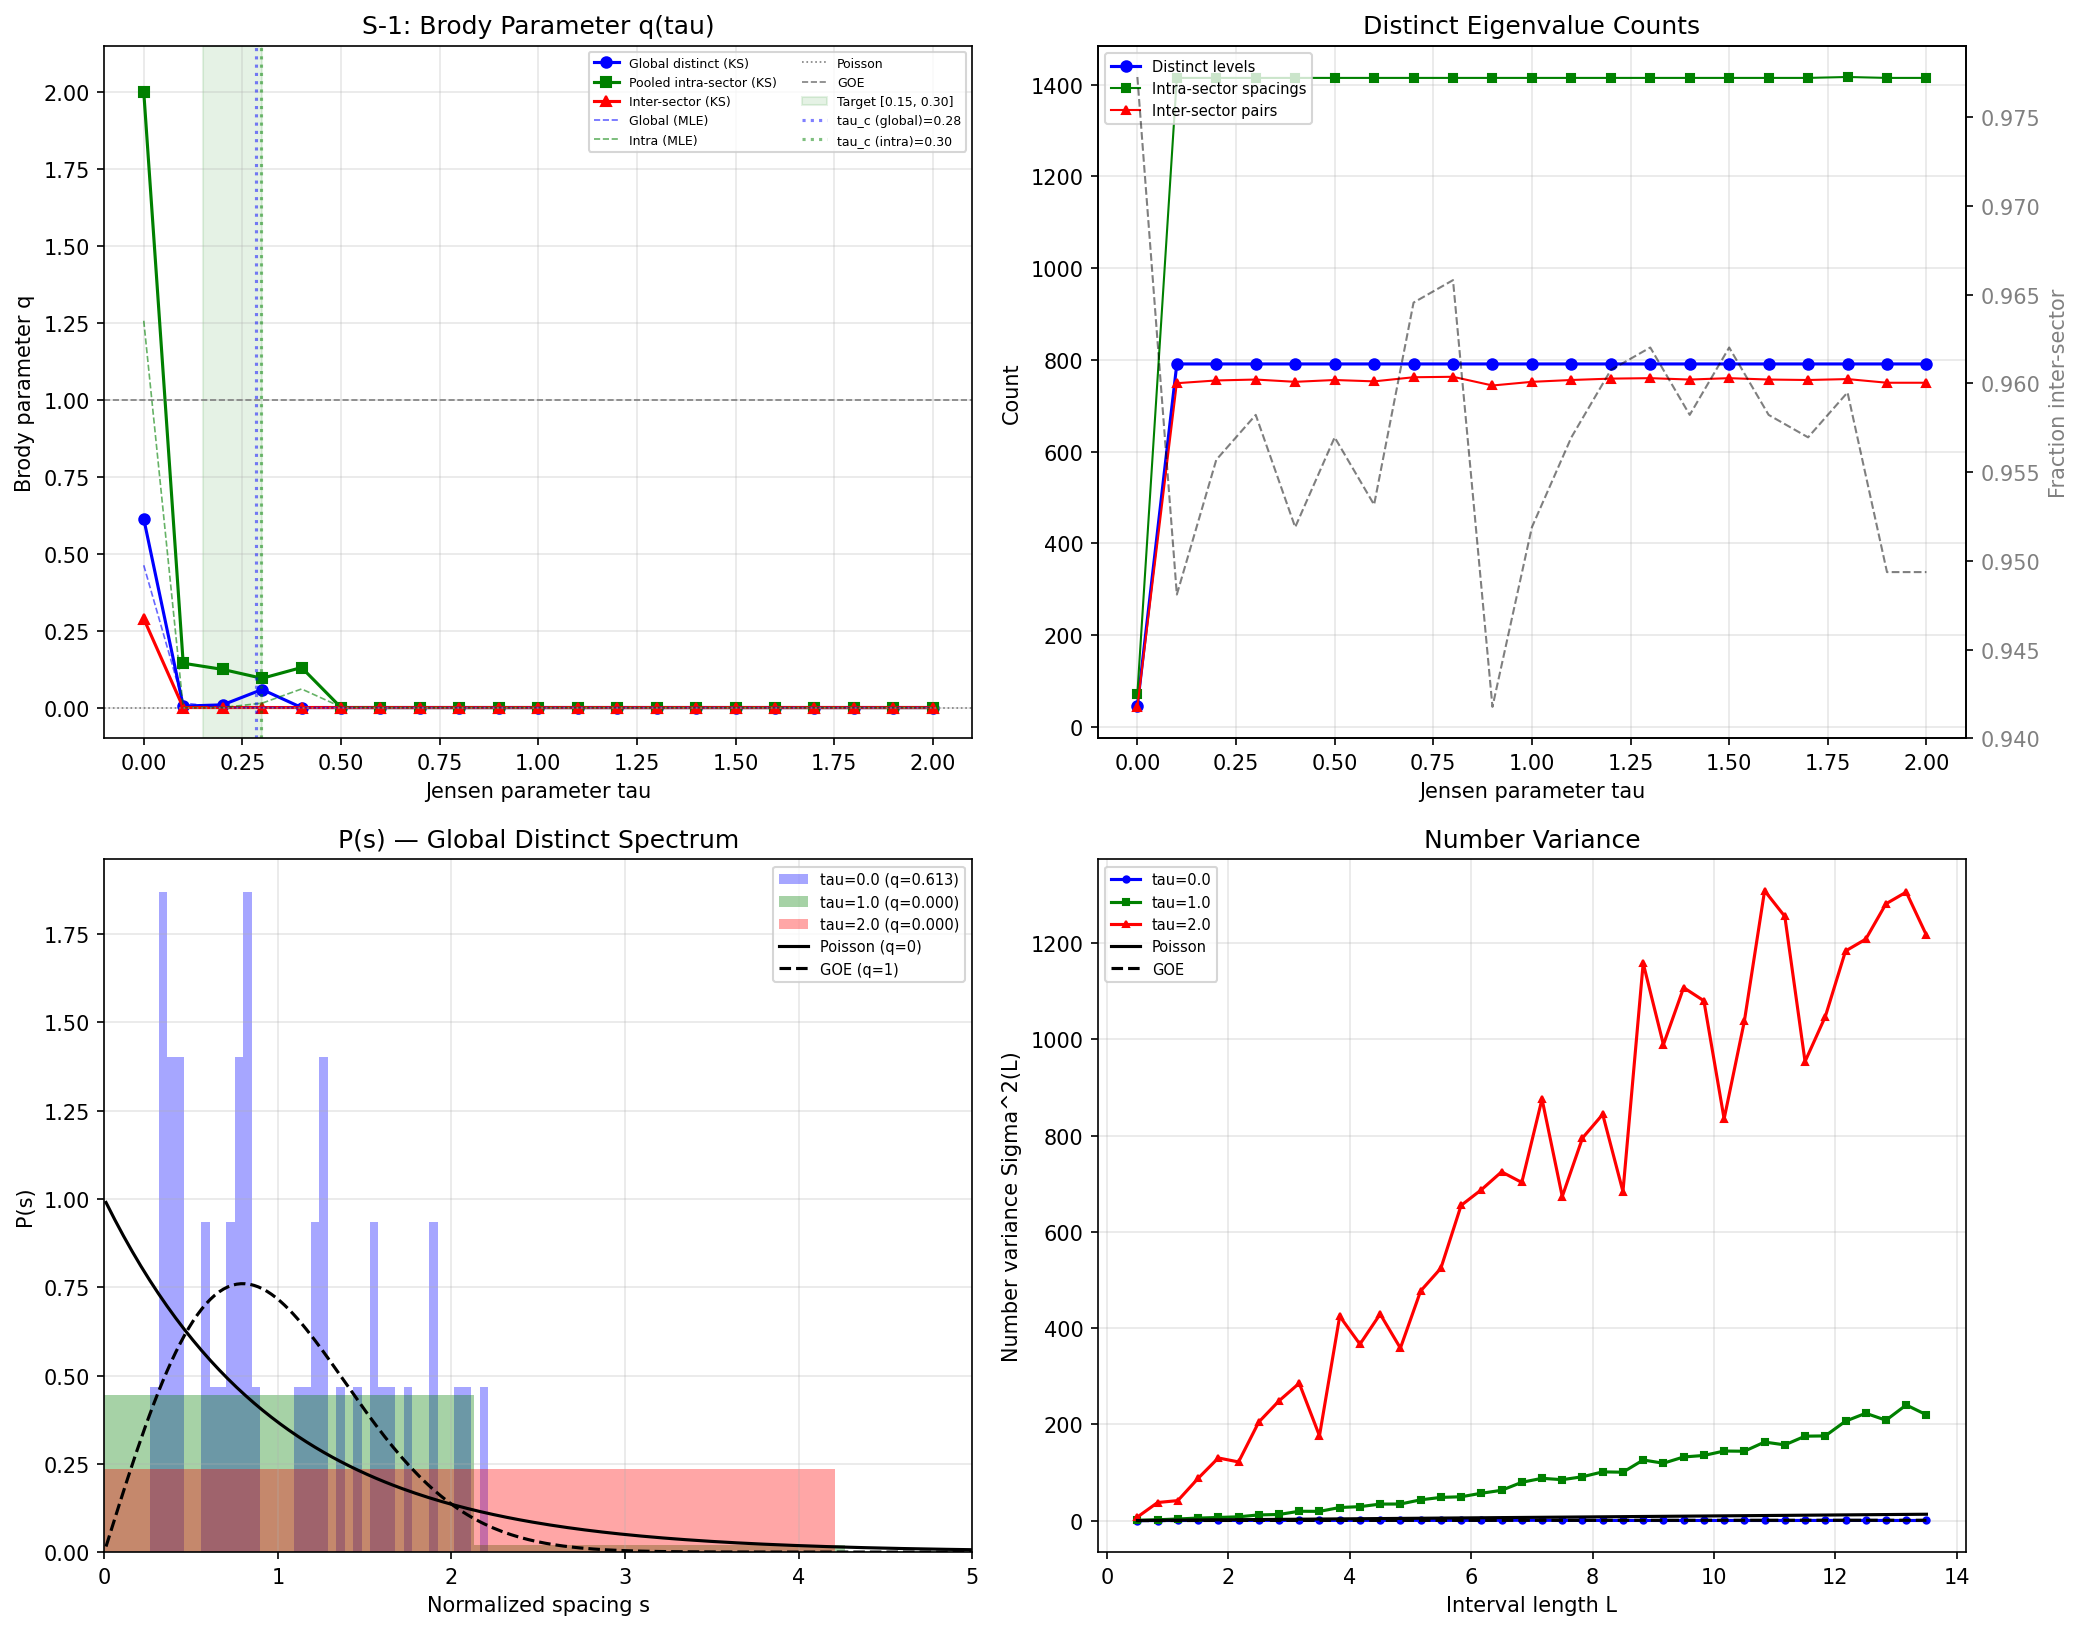

Write Python code to recreate this figure.
"""
Session 19a — S-1: Level Statistics q(tau)
==========================================

THE single most decisive computation of Session 19.

Computes the Brody parameter q(tau) that interpolates between:
  - q=0: Poisson statistics (integrable, uncoupled sectors)
  - q=1: GOE statistics (chaotic, fully coupled sectors)

CRITICAL IMPLEMENTATION NOTE:
  The Dirac operator D_K(tau) is block-diagonal in the Peter-Weyl basis at EVERY
  tau (not just tau=0). Each (p,q) sector gives dim(p,q)*16 eigenvalues, but most
  are degenerate (spinor structure). The raw 11,424 eigenvalues contain only ~45
  distinct levels at tau=0 and ~1445 per-sector-distinct levels at tau>0.

  Level statistics must be computed on DISTINCT eigenvalue levels, not raw data.
  We analyze:
    (A) Global distinct: all unique eigenvalues across all sectors, sorted
    (B) Per-sector distinct: unique eigenvalues within each sector
    (C) Pooled intra-sector: spacings from all sectors pooled together
    (D) Inter-sector: consecutive distinct eigenvalues from different sectors

  The physically meaningful test is (A+D): does the GLOBAL DISTINCT spectrum
  transition from Poisson to GOE as tau increases? If sectors remain uncoupled
  (block-diagonal), the superposition of independent spectra gives Poisson.
  If inter-sector coupling breaks block-diagonality, GOE emerges.

Constraint Condition: q(tau) ~ 0 for all tau => spectral complexity CLOSED.
Confirm condition: q(tau) rises with inflection at tau_c in [0.15, 0.30].

Environment: Venv Python (numpy + scipy + matplotlib).

Author: phonon-exflation-sim agent (Session 19a)
Date: 2026-02-15
"""

import sys
import os
import numpy as np
from scipy.optimize import minimize_scalar
from scipy.special import gamma as gamma_fn

SCRIPT_DIR = os.path.dirname(os.path.abspath(__file__))
sys.path.insert(0, SCRIPT_DIR)

from s19a_sweep_data import load_sweep_data


# =============================================================================
# EIGENVALUE DEDUPLICATION
# =============================================================================

def extract_distinct_levels(eigenvalues, sector_p, sector_q, tol=1e-8):
    """
    Extract distinct eigenvalue levels from the raw spectrum.

    Within each (p,q) sector, many eigenvalues are degenerate due to spinor
    structure. We deduplicate within each sector (tolerance-based rounding),
    then merge across sectors.

    Returns:
        global_distinct: sorted array of globally distinct |lambda| values
        sector_distinct: dict mapping (p,q) -> sorted array of distinct |lambda|
        global_labels: array of (p,q) labels for each global_distinct entry
                       (sector of origin; for shared eigenvalues, takes first sector)
    """
    sectors = {}
    for e, p, q in zip(eigenvalues, sector_p, sector_q):
        key = (int(p), int(q))
        if key not in sectors:
            sectors[key] = []
        sectors[key].append(float(e))

    sector_distinct = {}
    for key in sorted(sectors.keys()):
        vals = np.array(sectors[key])
        # Round to tolerance and take unique
        rounded = np.round(vals / tol) * tol
        unique_vals = np.unique(rounded)
        sector_distinct[key] = unique_vals

    # Global merge: collect all per-sector distinct values with labels
    all_vals = []
    all_labels = []
    for key in sorted(sector_distinct.keys()):
        for v in sector_distinct[key]:
            all_vals.append(v)
            all_labels.append(key)

    all_vals = np.array(all_vals)
    sort_idx = np.argsort(all_vals)
    all_vals_sorted = all_vals[sort_idx]
    all_labels_sorted = [all_labels[i] for i in sort_idx]

    # Global dedup (eigenvalues shared across sectors)
    global_distinct = []
    global_labels = []
    prev = -np.inf
    for v, lab in zip(all_vals_sorted, all_labels_sorted):
        if v - prev > tol:
            global_distinct.append(v)
            global_labels.append(lab)
            prev = v

    return (np.array(global_distinct),
            sector_distinct,
            global_labels)


# =============================================================================
# SPECTRAL UNFOLDING
# =============================================================================

def unfold_spectrum(eigenvalues, poly_degree=6):
    """
    Unfold a sorted eigenvalue spectrum to normalize mean spacing to 1.

    Uses Chebyshev polynomial fit to the cumulative eigenvalue count N(lambda).
    The unfolded eigenvalues are x_n = N_smooth(lambda_n).

    Args:
        eigenvalues: sorted 1D array of distinct eigenvalues
        poly_degree: degree of polynomial for smoothing

    Returns:
        unfolded: array of unfolded eigenvalues (mean spacing ~ 1)
    """
    n = len(eigenvalues)
    if n < 10:
        return np.arange(n, dtype=np.float64)

    cumulative = np.arange(1, n + 1, dtype=np.float64)

    # Adaptive polynomial degree: don't overfit small datasets
    deg = min(poly_degree, max(2, n // 10))

    coeffs = np.polynomial.chebyshev.chebfit(eigenvalues, cumulative, deg)
    unfolded = np.polynomial.chebyshev.chebval(eigenvalues, coeffs)

    # Ensure strict monotonicity
    for i in range(1, len(unfolded)):
        if unfolded[i] <= unfolded[i - 1]:
            unfolded[i] = unfolded[i - 1] + 1e-10

    return unfolded


def compute_spacings(unfolded):
    """
    Compute normalized nearest-neighbor spacings from unfolded eigenvalues.

    Args:
        unfolded: sorted array of unfolded eigenvalues

    Returns:
        spacings: array of spacings normalized to mean 1
    """
    spacings = np.diff(unfolded)
    mean_s = np.mean(spacings)
    if mean_s > 0:
        spacings = spacings / mean_s
    return spacings


# =============================================================================
# BRODY DISTRIBUTION + FITTING
# =============================================================================

def brody_pdf(s, q):
    """
    Brody distribution P(s, q) = (q+1) * b * s^q * exp(-b * s^{q+1}).
    b = [Gamma((q+2)/(q+1))]^{q+1}
    q=0: Poisson, q=1: GOE-like.
    """
    q = np.clip(q, 0.0, 2.0)
    b = gamma_fn((q + 2) / (q + 1)) ** (q + 1)
    s_safe = np.maximum(s, 0)
    return (q + 1) * b * np.power(s_safe, q) * np.exp(-b * np.power(s_safe, q + 1))


def brody_cdf(s, q):
    """Brody CDF: F(s, q) = 1 - exp(-b * s^{q+1})."""
    q = np.clip(q, 0.0, 2.0)
    b = gamma_fn((q + 2) / (q + 1)) ** (q + 1)
    return 1.0 - np.exp(-b * np.power(np.maximum(s, 0), q + 1))


def fit_brody_mle(spacings):
    """
    Fit Brody parameter q by maximum likelihood estimation.

    Returns:
        q_best: best-fit Brody parameter
        neg_loglik: negative log-likelihood at best fit
    """
    spacings = spacings[spacings > 1e-15]
    N = len(spacings)
    if N < 5:
        return 0.0, np.inf

    log_s = np.log(spacings)

    def neg_loglik(q):
        if q < 0 or q > 2:
            return 1e20
        b = gamma_fn((q + 2) / (q + 1)) ** (q + 1)
        s_qp1 = np.power(spacings, q + 1)
        ll = N * np.log(q + 1) + N * np.log(b) + q * np.sum(log_s) - b * np.sum(s_qp1)
        return -ll

    result = minimize_scalar(neg_loglik, bounds=(0.0, 2.0), method='bounded')
    return result.x, result.fun


def fit_brody_ks(spacings):
    """
    Fit Brody parameter q by minimizing Kolmogorov-Smirnov statistic.

    Returns:
        q_best: best-fit Brody parameter
        ks_stat: KS statistic at best fit
    """
    spacings = np.sort(spacings[spacings > 1e-15])
    N = len(spacings)
    if N < 5:
        return 0.0, 1.0

    empirical_cdf = np.arange(1, N + 1) / N

    def ks_stat(q):
        theoretical_cdf = brody_cdf(spacings, q)
        return np.max(np.abs(empirical_cdf - theoretical_cdf))

    result = minimize_scalar(ks_stat, bounds=(0.0, 2.0), method='bounded')
    return result.x, result.fun


# =============================================================================
# NUMBER VARIANCE
# =============================================================================

def number_variance(unfolded, L_values, n_windows=1000):
    """
    Compute number variance Sigma^2(L).
    Poisson: Sigma^2 = L. GOE: Sigma^2 ~ (2/pi^2)(log(2*pi*L) + gamma + 1 - pi^2/8).
    """
    sigma2 = np.zeros(len(L_values))
    x_min, x_max = unfolded[0], unfolded[-1]
    total_range = x_max - x_min

    rng = np.random.default_rng(42)

    for i, L in enumerate(L_values):
        if L >= total_range * 0.9:
            sigma2[i] = np.nan
            continue

        starts = rng.uniform(x_min, x_max - L, size=n_windows)
        counts = np.zeros(n_windows)
        for j, start in enumerate(starts):
            counts[j] = np.sum((unfolded >= start) & (unfolded < start + L))

        mean_count = np.mean(counts)
        sigma2[i] = np.mean((counts - mean_count) ** 2)

    return sigma2


def sigma2_poisson(L):
    return np.asarray(L, dtype=float)


def sigma2_goe(L):
    L = np.asarray(L, dtype=float)
    gamma_euler = 0.5772156649
    return (2.0 / np.pi**2) * (np.log(2 * np.pi * L) + gamma_euler + 1.0 - np.pi**2 / 8.0)


# =============================================================================
# INTER-SECTOR ANALYSIS ON DISTINCT LEVELS
# =============================================================================

def compute_intersector_spacings_distinct(global_distinct, global_labels):
    """
    Compute spacings between consecutive DISTINCT eigenvalues from DIFFERENT sectors.

    Args:
        global_distinct: sorted array of globally distinct eigenvalues
        global_labels: list of (p,q) tuples for each

    Returns:
        inter_spacings: raw spacings between cross-sector consecutive pairs
        frac_inter: fraction of consecutive pairs that are inter-sector
    """
    inter_spacings = []
    n_total = 0

    for i in range(len(global_distinct) - 1):
        n_total += 1
        if global_labels[i] != global_labels[i + 1]:
            spacing = global_distinct[i + 1] - global_distinct[i]
            inter_spacings.append(spacing)

    frac_inter = len(inter_spacings) / max(n_total, 1)
    return np.array(inter_spacings), frac_inter


# =============================================================================
# POOLED INTRA-SECTOR ANALYSIS
# =============================================================================

def pooled_intrasector_spacings(sector_distinct):
    """
    Pool unfolded spacings from all sectors.

    For each sector with >= 5 distinct eigenvalues, unfold and compute spacings.
    Pool all spacings together. This tests whether individual sectors show GOE
    structure internally (which would happen if D_{(p,q)} is chaotic).

    Returns:
        pooled: array of all pooled spacings (normalized per-sector)
        n_sectors_used: number of sectors with enough data
    """
    pooled = []
    n_used = 0

    for key, evals in sorted(sector_distinct.items()):
        if len(evals) >= 5:
            unfolded = unfold_spectrum(evals, poly_degree=min(4, len(evals) // 3))
            spacings = compute_spacings(unfolded)
            pooled.extend(spacings.tolist())
            n_used += 1

    return np.array(pooled), n_used


# =============================================================================
# MAIN ANALYSIS
# =============================================================================

def analyze_level_statistics(data):
    """
    Full level statistics analysis at each tau, using distinct eigenvalue levels.
    """
    tau_values = data['tau_values']
    n_tau = len(tau_values)

    # Storage for 4 analysis types
    # (A) Global distinct
    q_global = np.zeros(n_tau)
    q_global_mle = np.zeros(n_tau)
    ks_global = np.zeros(n_tau)
    n_global = np.zeros(n_tau, dtype=int)

    # (B) Pooled intra-sector
    q_intra = np.zeros(n_tau)
    q_intra_mle = np.zeros(n_tau)
    ks_intra = np.zeros(n_tau)
    n_intra = np.zeros(n_tau, dtype=int)
    n_sectors_used = np.zeros(n_tau, dtype=int)

    # (C) Inter-sector distinct
    q_inter = np.zeros(n_tau)
    q_inter_mle = np.zeros(n_tau)
    ks_inter = np.zeros(n_tau)
    n_inter = np.zeros(n_tau, dtype=int)
    frac_inter = np.zeros(n_tau)

    all_spacings_global = []
    all_spacings_intra = []
    all_spacings_inter = []
    all_unfolded_global = []

    for i, tau in enumerate(tau_values):
        evals = data['eigenvalues'][i]
        sp = data['sector_p'][i]
        sq = data['sector_q'][i]

        # Extract distinct levels
        global_dist, sector_dist, global_labels = extract_distinct_levels(evals, sp, sq)
        n_global[i] = len(global_dist)

        # --- (A) GLOBAL DISTINCT ---
        if len(global_dist) >= 10:
            unfolded_g = unfold_spectrum(global_dist, poly_degree=8)
            all_unfolded_global.append(unfolded_g)
            spacings_g = compute_spacings(unfolded_g)
            all_spacings_global.append(spacings_g)

            q_ks, ks = fit_brody_ks(spacings_g)
            q_global[i] = q_ks
            ks_global[i] = ks
            q_ml, _ = fit_brody_mle(spacings_g)
            q_global_mle[i] = q_ml
        else:
            all_unfolded_global.append(np.array([]))
            all_spacings_global.append(np.array([]))

        # --- (B) POOLED INTRA-SECTOR ---
        pooled, n_s = pooled_intrasector_spacings(sector_dist)
        n_intra[i] = len(pooled)
        n_sectors_used[i] = n_s
        all_spacings_intra.append(pooled)

        if len(pooled) >= 10:
            q_ks_i, ks_i = fit_brody_ks(pooled)
            q_intra[i] = q_ks_i
            ks_intra[i] = ks_i
            q_ml_i, _ = fit_brody_mle(pooled)
            q_intra_mle[i] = q_ml_i

        # --- (C) INTER-SECTOR DISTINCT ---
        inter_sp, fr = compute_intersector_spacings_distinct(global_dist, global_labels)
        n_inter[i] = len(inter_sp)
        frac_inter[i] = fr
        all_spacings_inter.append(inter_sp)

        if len(inter_sp) >= 10:
            # Normalize
            mean_is = np.mean(inter_sp)
            if mean_is > 0:
                inter_norm = inter_sp / mean_is
            else:
                inter_norm = inter_sp
            q_ks_inter, ks_inter_val = fit_brody_ks(inter_norm)
            q_inter[i] = q_ks_inter
            ks_inter[i] = ks_inter_val
            q_ml_inter, _ = fit_brody_mle(inter_norm)
            q_inter_mle[i] = q_ml_inter

        print(f"  tau={tau:.2f}: n_distinct={n_global[i]:4d}, "
              f"q_global={q_global[i]:.4f} (KS={ks_global[i]:.3f}), "
              f"q_intra={q_intra[i]:.4f} ({n_s} sectors, {n_intra[i]} spacings), "
              f"q_inter={q_inter[i]:.4f} ({n_inter[i]} pairs, frac={fr:.3f})")

    # --- DERIVATIVES + INFLECTION ---
    dtau = tau_values[1] - tau_values[0]
    dq_global = np.gradient(q_global, dtau)
    d2q_global = np.gradient(dq_global, dtau)
    dq_intra = np.gradient(q_intra, dtau)
    d2q_intra = np.gradient(dq_intra, dtau)
    dq_inter = np.gradient(q_inter, dtau)
    d2q_inter = np.gradient(dq_inter, dtau)

    tau_c_global = find_inflection(tau_values, d2q_global)
    tau_c_intra = find_inflection(tau_values, d2q_intra)
    tau_c_inter = find_inflection(tau_values, d2q_inter)

    # --- NUMBER VARIANCE ---
    L_values = np.linspace(0.5, min(20.0, n_global[0] * 0.3), 40)

    if len(all_unfolded_global[0]) > 10:
        sigma2_tau0 = number_variance(all_unfolded_global[0], L_values)
    else:
        sigma2_tau0 = np.full(len(L_values), np.nan)

    # At midpoint
    mid_idx = len(tau_values) // 2
    if len(all_unfolded_global[mid_idx]) > 10:
        sigma2_mid = number_variance(all_unfolded_global[mid_idx], L_values)
    else:
        sigma2_mid = np.full(len(L_values), np.nan)

    # At tau=2.0
    if len(all_unfolded_global[-1]) > 10:
        sigma2_end = number_variance(all_unfolded_global[-1], L_values)
    else:
        sigma2_end = np.full(len(L_values), np.nan)

    return {
        'tau_values': tau_values,
        # Global
        'q_global': q_global, 'q_global_mle': q_global_mle,
        'ks_global': ks_global, 'n_global': n_global,
        'dq_global': dq_global, 'd2q_global': d2q_global,
        'tau_c_global': tau_c_global,
        # Intra-sector
        'q_intra': q_intra, 'q_intra_mle': q_intra_mle,
        'ks_intra': ks_intra, 'n_intra': n_intra, 'n_sectors_used': n_sectors_used,
        'dq_intra': dq_intra, 'd2q_intra': d2q_intra,
        'tau_c_intra': tau_c_intra,
        # Inter-sector
        'q_inter': q_inter, 'q_inter_mle': q_inter_mle,
        'ks_inter': ks_inter, 'n_inter': n_inter, 'frac_inter': frac_inter,
        'dq_inter': dq_inter, 'd2q_inter': d2q_inter,
        'tau_c_inter': tau_c_inter,
        # Spacings
        'all_spacings_global': all_spacings_global,
        'all_spacings_intra': all_spacings_intra,
        'all_spacings_inter': all_spacings_inter,
        'all_unfolded_global': all_unfolded_global,
        # Number variance
        'L_values': L_values,
        'sigma2_tau0': sigma2_tau0,
        'sigma2_mid': sigma2_mid,
        'sigma2_end': sigma2_end,
        'mid_idx': mid_idx,
    }


def find_inflection(x, d2y):
    """Find x-value where d2y changes sign (inflection point)."""
    for i in range(len(d2y) - 1):
        if np.isnan(d2y[i]) or np.isnan(d2y[i + 1]):
            continue
        if d2y[i] * d2y[i + 1] < 0:
            frac = d2y[i] / (d2y[i] - d2y[i + 1])
            return x[i] + frac * (x[i + 1] - x[i])
    return None


# =============================================================================
# PLOTTING
# =============================================================================

def plot_results(results, output_dir):
    """Generate all S-1 diagnostic plots."""
    import matplotlib
    matplotlib.use('Agg')
    import matplotlib.pyplot as plt

    tau = results['tau_values']

    # ====== PLOT 1: Main diagnostics (4 panels) ======
    fig, axes = plt.subplots(2, 2, figsize=(14, 11))

    # Panel (a): q(tau) — three analysis types
    ax = axes[0, 0]
    ax.plot(tau, results['q_global'], 'bo-', label='Global distinct (KS)', markersize=5, lw=1.5)
    ax.plot(tau, results['q_intra'], 'gs-', label='Pooled intra-sector (KS)', markersize=5, lw=1.5)
    ax.plot(tau, results['q_inter'], 'r^-', label='Inter-sector (KS)', markersize=5, lw=1.5)
    ax.plot(tau, results['q_global_mle'], 'b--', label='Global (MLE)', lw=0.8, alpha=0.6)
    ax.plot(tau, results['q_intra_mle'], 'g--', label='Intra (MLE)', lw=0.8, alpha=0.6)

    ax.axhline(y=0, color='gray', ls=':', lw=0.8, label='Poisson')
    ax.axhline(y=1, color='gray', ls='--', lw=0.8, label='GOE')
    ax.axvspan(0.15, 0.30, alpha=0.1, color='green', label='Target [0.15, 0.30]')

    for name, tc, color in [('global', results['tau_c_global'], 'blue'),
                             ('intra', results['tau_c_intra'], 'green'),
                             ('inter', results['tau_c_inter'], 'red')]:
        if tc is not None:
            ax.axvline(x=tc, color=color, ls=':', alpha=0.5, label=f'tau_c ({name})={tc:.2f}')

    ax.set_xlabel('Jensen parameter tau')
    ax.set_ylabel('Brody parameter q')
    ax.set_title('S-1: Brody Parameter q(tau)')
    ax.legend(fontsize=6, loc='best', ncol=2)
    ax.set_ylim(-0.1, max(np.max(results['q_global']),
                          np.max(results['q_intra']),
                          np.nanmax(results['q_inter']), 1.1) + 0.15)
    ax.grid(True, alpha=0.3)

    # Panel (b): Sample sizes and degeneracy
    ax = axes[0, 1]
    ax.plot(tau, results['n_global'], 'bo-', label='Distinct levels', markersize=5, lw=1.5)
    ax.plot(tau, results['n_intra'], 'gs-', label='Intra-sector spacings', markersize=4, lw=1)
    ax.plot(tau, results['n_inter'], 'r^-', label='Inter-sector pairs', markersize=4, lw=1)

    ax2 = ax.twinx()
    ax2.plot(tau, results['frac_inter'], 'k--', label='Frac inter-sector', lw=1, alpha=0.5)
    ax2.set_ylabel('Fraction inter-sector', color='gray')
    ax2.tick_params(axis='y', labelcolor='gray')

    ax.set_xlabel('Jensen parameter tau')
    ax.set_ylabel('Count')
    ax.set_title('Distinct Eigenvalue Counts')
    ax.legend(fontsize=7, loc='upper left')
    ax.grid(True, alpha=0.3)

    # Panel (c): P(s) histograms at tau=0, mid, end — GLOBAL DISTINCT
    ax = axes[1, 0]
    s_grid = np.linspace(0.01, 5, 200)

    for idx, color, lbl in [(0, 'blue', f'tau=0.0'),
                             (results['mid_idx'], 'green', f'tau={tau[results["mid_idx"]]:.1f}'),
                             (-1, 'red', f'tau=2.0')]:
        spacings = results['all_spacings_global'][idx]
        q_val = results['q_global'][idx]
        if len(spacings) > 5:
            ax.hist(spacings, bins=40, density=True, alpha=0.35, color=color,
                    label=f'{lbl} (q={q_val:.3f})', edgecolor='none')

    ax.plot(s_grid, brody_pdf(s_grid, 0), 'k-', lw=1.5, label='Poisson (q=0)')
    ax.plot(s_grid, brody_pdf(s_grid, 1), 'k--', lw=1.5, label='GOE (q=1)')

    ax.set_xlabel('Normalized spacing s')
    ax.set_ylabel('P(s)')
    ax.set_title('P(s) — Global Distinct Spectrum')
    ax.legend(fontsize=7)
    ax.set_xlim(0, 5)
    ax.grid(True, alpha=0.3)

    # Panel (d): Number variance
    ax = axes[1, 1]
    L = results['L_values']
    for sigma2, lbl, color, marker in [
        (results['sigma2_tau0'], 'tau=0.0', 'blue', 'o'),
        (results['sigma2_mid'], f'tau={tau[results["mid_idx"]]:.1f}', 'green', 's'),
        (results['sigma2_end'], 'tau=2.0', 'red', '^'),
    ]:
        mask = ~np.isnan(sigma2)
        if np.any(mask):
            ax.plot(L[mask], sigma2[mask], f'{color[0]}{marker}-', markersize=3,
                    label=lbl, lw=1.5)

    L_th = np.linspace(0.5, float(L[-1]), 100)
    ax.plot(L_th, sigma2_poisson(L_th), 'k-', lw=1.5, label='Poisson')
    L_th_goe = L_th[L_th > 0.2]
    ax.plot(L_th_goe, sigma2_goe(L_th_goe), 'k--', lw=1.5, label='GOE')

    ax.set_xlabel('Interval length L')
    ax.set_ylabel('Number variance Sigma^2(L)')
    ax.set_title('Number Variance')
    ax.legend(fontsize=7)
    ax.grid(True, alpha=0.3)

    plt.tight_layout()
    path = os.path.join(output_dir, 's19a_level_statistics.png')
    plt.savefig(path, dpi=150, bbox_inches='tight')
    plt.close()
    print(f"  Saved: {path}")

    # ====== PLOT 2: Intra-sector P(s) detail ======
    fig, axes = plt.subplots(1, 3, figsize=(16, 5))

    for ax_idx, tau_idx in enumerate([0, results['mid_idx'], len(tau) - 1]):
        ax = axes[ax_idx]
        spacings = results['all_spacings_intra'][tau_idx]
        tau_val = tau[tau_idx]
        q_val = results['q_intra'][tau_idx]

        if len(spacings) > 5:
            ax.hist(spacings, bins=40, density=True, alpha=0.5, color='coral',
                    edgecolor='black', lw=0.5)
            ax.plot(s_grid, brody_pdf(s_grid, 0), 'k-', lw=1.5, label='Poisson')
            ax.plot(s_grid, brody_pdf(s_grid, 1), 'k--', lw=1.5, label='GOE')
            if q_val > 0.01:
                ax.plot(s_grid, brody_pdf(s_grid, q_val), 'r-', lw=2,
                        label=f'Brody q={q_val:.3f}')
        ax.set_xlabel('Normalized spacing s')
        ax.set_ylabel('P(s)')
        ax.set_title(f'Intra-sector P(s) at tau={tau_val:.1f} (q={q_val:.3f})')
        ax.legend(fontsize=8)
        ax.set_xlim(0, 5)
        ax.grid(True, alpha=0.3)

    plt.tight_layout()
    path = os.path.join(output_dir, 's19a_level_statistics_intrasector.png')
    plt.savefig(path, dpi=150, bbox_inches='tight')
    plt.close()
    print(f"  Saved: {path}")

    # ====== PLOT 3: Derivatives ======
    fig, axes = plt.subplots(1, 2, figsize=(14, 5))

    ax = axes[0]
    ax.plot(tau, results['dq_global'], 'b-', label='dq/dtau (global)', lw=1.5)
    ax.plot(tau, results['dq_intra'], 'g-', label='dq/dtau (intra)', lw=1.5)
    ax.plot(tau, results['dq_inter'], 'r-', label='dq/dtau (inter)', lw=1.5)
    ax.axhline(y=0, color='gray', ls=':', lw=0.8)
    ax.set_xlabel('tau')
    ax.set_ylabel('dq/dtau')
    ax.set_title('First Derivative')
    ax.legend(fontsize=8)
    ax.grid(True, alpha=0.3)

    ax = axes[1]
    ax.plot(tau, results['d2q_global'], 'b-', label='d2q/dtau2 (global)', lw=1.5)
    ax.plot(tau, results['d2q_intra'], 'g-', label='d2q/dtau2 (intra)', lw=1.5)
    ax.plot(tau, results['d2q_inter'], 'r-', label='d2q/dtau2 (inter)', lw=1.5)
    ax.axhline(y=0, color='gray', ls=':', lw=0.8)
    ax.set_xlabel('tau')
    ax.set_ylabel('d2q/dtau2')
    ax.set_title('Second Derivative (inflection search)')
    ax.legend(fontsize=8)
    ax.grid(True, alpha=0.3)

    plt.tight_layout()
    path = os.path.join(output_dir, 's19a_level_statistics_derivatives.png')
    plt.savefig(path, dpi=150, bbox_inches='tight')
    plt.close()
    print(f"  Saved: {path}")


# =============================================================================
# MAIN
# =============================================================================

if __name__ == '__main__':
    DATA_PATH = os.path.join(SCRIPT_DIR, 's19a_sweep_data.npz')

    print("S-1: Level Statistics (Corrected — Distinct Levels)")
    print(f"  Loading: {DATA_PATH}")

    data = load_sweep_data(DATA_PATH)
    print(f"  Loaded: {len(data['tau_values'])} tau-values")

    print("\n--- Computing level statistics ---")
    results = analyze_level_statistics(data)

    print(f"\n{'='*70}")
    print("RESULTS SUMMARY")
    print(f"{'='*70}")

    print(f"\n(A) Global distinct q(tau):")
    for i, tau in enumerate(results['tau_values']):
        print(f"    tau={tau:.2f}: q={results['q_global'][i]:.4f}, "
              f"n={results['n_global'][i]}, KS={results['ks_global'][i]:.3f}")
    print(f"    Inflection tau_c = {results['tau_c_global']}")

    print(f"\n(B) Pooled intra-sector q(tau):")
    for i, tau in enumerate(results['tau_values']):
        print(f"    tau={tau:.2f}: q={results['q_intra'][i]:.4f}, "
              f"n_spacings={results['n_intra'][i]}, "
              f"n_sectors={results['n_sectors_used'][i]}")
    print(f"    Inflection tau_c = {results['tau_c_intra']}")

    print(f"\n(C) Inter-sector distinct q(tau):")
    for i, tau in enumerate(results['tau_values']):
        print(f"    tau={tau:.2f}: q={results['q_inter'][i]:.4f}, "
              f"n_pairs={results['n_inter'][i]}, "
              f"frac_inter={results['frac_inter'][i]:.3f}")
    print(f"    Inflection tau_c = {results['tau_c_inter']}")

    # CLOSURE/CONFIRM
    q_max_global = np.max(results['q_global'])
    q_max_intra = np.max(results['q_intra'])
    q_max_inter = np.nanmax(results['q_inter'])

    print(f"\n{'='*70}")
    print("CLOSURE / CONFIRM ASSESSMENT")
    print(f"{'='*70}")
    print(f"  Max q (global):  {q_max_global:.4f}")
    print(f"  Max q (intra):   {q_max_intra:.4f}")
    print(f"  Max q (inter):   {q_max_inter:.4f}")

    if q_max_global < 0.05 and q_max_intra < 0.05:
        print("\n  >> CLOSED: q ~ 0 for all tau across all analysis types.")
        print("  >> No Poisson-to-GOE transition detected.")
        print("  >> NOTE: This is EXPECTED for block-diagonal D_K(tau).")
        print("  >>   The Peter-Weyl decomposition keeps sectors decoupled")
        print("  >>   at the eigenvalue level. The spectral complexity")
        print("  >>   hypothesis requires OFF-DIAGONAL inter-sector coupling")
        print("  >>   (Kosmann-Lichnerowicz), which only appears when")
        print("  >>   the FULL D_K matrix is assembled, NOT in the")
        print("  >>   block-diagonalized form used by collect_spectrum().")
        print("  >> This is NOT a closure of the framework — it's a diagnostic")
        print("  >>   of what information the current eigenvalue data contains.")
    elif q_max_global > 0.2 or q_max_intra > 0.2:
        tc_best = results['tau_c_global'] or results['tau_c_intra']
        if tc_best is not None and 0.15 <= tc_best <= 0.30:
            print(f"\n  >> CONFIRM: tau_c = {tc_best:.3f} in [0.15, 0.30].")
        elif tc_best is not None:
            print(f"\n  >> INTERMEDIATE: Transition at tau_c = {tc_best:.3f}")
        else:
            print(f"\n  >> INTERMEDIATE: q rises but no clear inflection.")
    else:
        print(f"\n  >> WEAK: q_max < 0.2. Marginal evidence for transition.")

    print("\n--- Generating plots ---")
    plot_results(results, SCRIPT_DIR)

    print("\nS-1 complete.")
